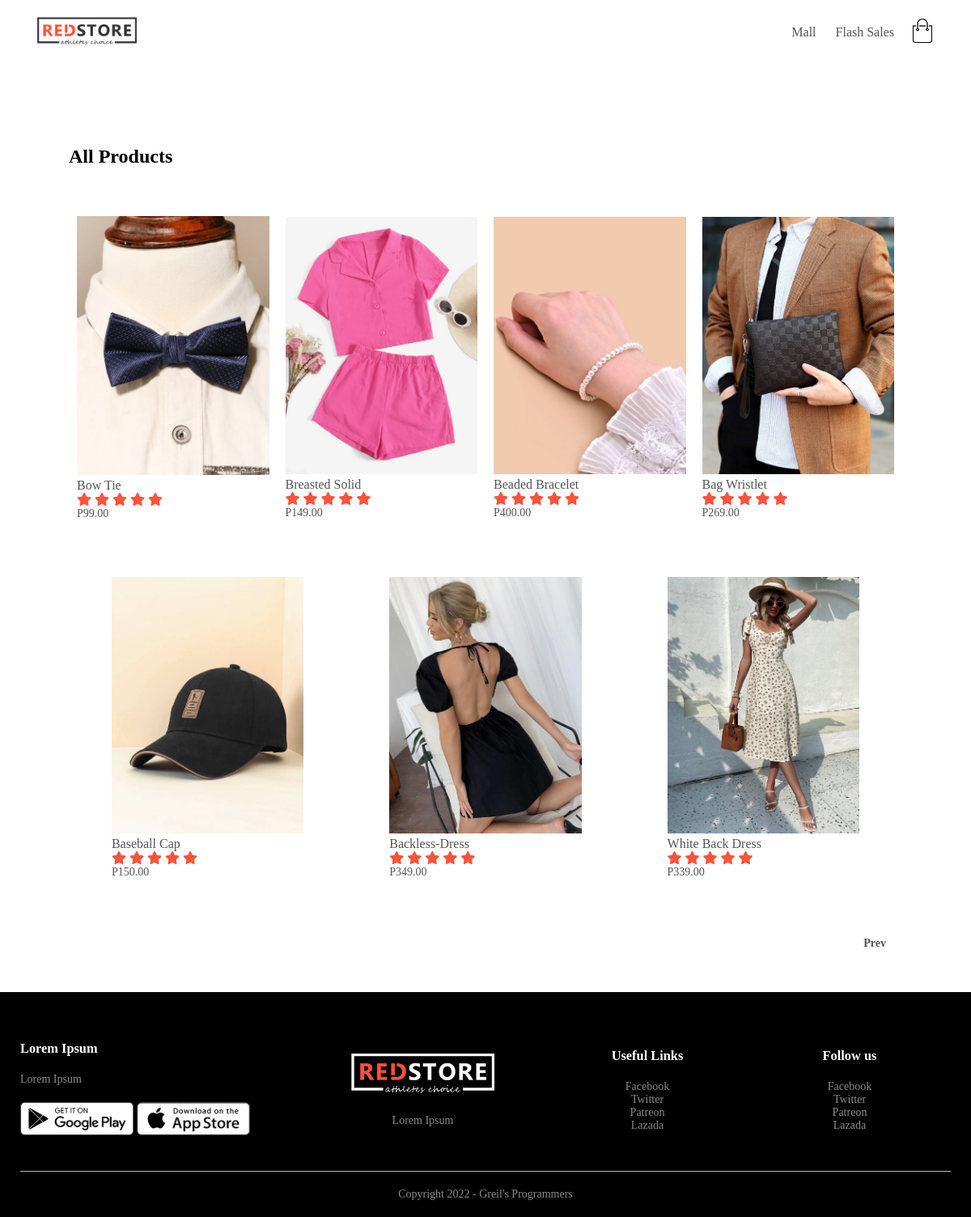
The page /index.php?page=products&p=2 on the database its author committed.
### tables this page shows
CREATE TABLE `products` (
  `id` int(11) NOT NULL,
  `name` varchar(200) NOT NULL,
  `desc` text NOT NULL,
  `price` decimal(7,2) NOT NULL,
  `rrp` decimal(7,2) NOT NULL DEFAULT 0.00,
  `quantity` int(11) NOT NULL,
  `img` text NOT NULL,
  `date_added` datetime NOT NULL DEFAULT current_timestamp()
);

### index.php (called while the page is built, shortened)
<?php
include 'functions.php';
$page = isset($_GET['page']) && file_exists($_GET['page'] . '.php') ? $_GET['page'] : 'home';
include $page . '.php';

### products.php (the view, shortened to what this page needs)
<?php
$num_of_products_on_each_page = 16;
$current_page = isset($_GET['p']) && is_numeric($_GET['p']) ? (int) $_GET['p'] : 1;
$stmt = $pdo->prepare('SELECT * FROM products ORDER BY date_added DESC LIMIT ?,?');
$stmt->bindValue(1, ($current_page - 1) * $num_of_products_on_each_page, PDO::PARAM_INT);
$stmt->bindValue(2, $num_of_products_on_each_page, PDO::PARAM_INT);
$stmt->execute();
$products = $stmt->fetchAll(PDO::FETCH_ASSOC);
?>
<?=template_header("All Products | Kaimono")?>
    <div class="featured-prod-section">
        <div class="row row-2">
            <h2>All Products</h2>
        </div>
        <?php foreach (array_chunk($products, 16, true) as $product): ?>
        <div class="row">
            <?php foreach ($products as $product): ?>
                <div class="col-4">
                        <a href="index.php?page=product&id=<?=$product['id']?>">
                            <img src="<?=$product['img']?>">
                        </a>
                        <a href="index.php?page=product&id=<?=$product['id']?>">
                            <h4><?=$product['name']?></h4>
                        </a>
                        <div class="rating">
                            <i class="fa fa-star"></i>
                            <i class="fa fa-star"></i>
                            <i class="fa fa-star"></i>
                            <i class="fa fa-star"></i>
                            <i class="fa fa-star"></i>
                        </div>
                        <p>P<?=$product['rrp']?></p>
                    </div>
                <?php endforeach?>
        <?php endforeach?>
        </div>
        <div class="buttons">
        <?php if ($current_page > 1): ?>
        <a href="index.php?page=products&p=<?=$current_page - 1?>">Prev</a>
        <?php endif;?>
    </div>
    </div>
    <div class="footer">
        <div class="container">
            <div class="row">
                <div class="footer-col-1">
                    <h3>Lorem Ipsum</h3>
                    <p>Lorem Ipsum</p>
                    <div class="app-logo">
                        <img src="images/play-store.png">
                        <img src="images/app-store.png">
                    </div>
                </div>
                <div class="footer-col-2">
                    <img src="images/logo-white.png">
                    <p>Lorem Ipsum</p>
                </div>
                <div class="footer-col-3">
                    <h3>Useful Links</h3>
                    <ul>
                        <li>Facebook</li>
                        <li>Twitter</li>
                        <li>Patreon</li>
                        <li>Lazada</li>
                    </ul>
                </div>
                <div class="footer-col-4">
                    <h3>Follow us</h3>
                    <ul>
                        <li>Facebook</li>
                        <li>Twitter</li>
                        <li>Patreon</li>
                        <li>Lazada</li>
                    </ul>
                </div>
            </div>
            <hr>
            <p class="copyright">Copyright 2022 - Greil's Programmers </p>
        </div>
    </div>
</body>
</html>

### css/styles.css (style rules this page uses)
* { margin: 0; padding: 0; box-sizing: border-box; }
a { text-decoration: none; color: #555; }
p { color: #555; }
.container { max-width: 1300px; margin: auto; padding-left: 25px; padding-right: 25px; }
.row { display: flex; align-items: center; flex-wrap: wrap; justify-content: space-around; }
.featured-prod-section { max-width: 1080px; margin: auto; padding-left: 25px; padding-right: 25px; }
.col-4 { flex-basis: 25%; padding: 10px; min-width: 200px; margin-bottom: 50px; transition: 0.5s; }
.col-4 img { width: 100%; }
h4 { color: #555; font-weight: normal; }
.col-4 p { font-size: 14px; }
.rating .fa { color: #ff523b; }
.footer { background: #000; color: #8a8a8a; font-size: 14px; padding: 60px 0 20px; }
.footer p { color: #8a8a8a; }
.footer h3 { color: #fff; margin-bottom: 20px; }
.footer-col-1, .footer-col-2, .footer-col-3, .footer-col-4 { min-width: 250px; margin-bottom: 20px; }
.footer-col-1 { flex-basis: 30%; }
.app-logo { margin-top: 20px; }
.app-logo img { width: 140px; }
.footer-col-2 { flex: 1; text-align: center; }
.footer-col-2 img { width: 180px; margin-bottom: 20px; }
.footer-col-3, .footer-col-4 { flex-basis: 12%; text-align: center; }
.footer-col-3 ul, .footer-col-4 ul { list-style-type: none; }
.footer hr { border: none; background: #b5b5b5; height: 1px; margin: 20px 0; }
.copyright { text-align: center; }
.row-2 { justify-content: space-between; margin: 100px auto 50px; }
.buttons { text-align: right; padding-bottom: 40px; }
.buttons a { display: inline-block; text-decoration: none; margin-left: 5px; padding: 12px 20px; border: 0; font-size: 14px; font-weight: bold; border-radius: 5px; }

### rows shown on the page
products: img (picture), name "Bow Tie", rrp "99.00"
products: img (picture), name "Breasted Solid", rrp "149.00"
products: img (picture), name "Beaded Bracelet", rrp "400.00"
products: img (picture), name "Bag Wristlet", rrp "269.00"
products: img (picture), name "Baseball Cap", rrp "150.00"
products: img (picture), name "Backless-Dress", rrp "349.00"
products: img (picture), name "White Back Dress", rrp "339.00"
